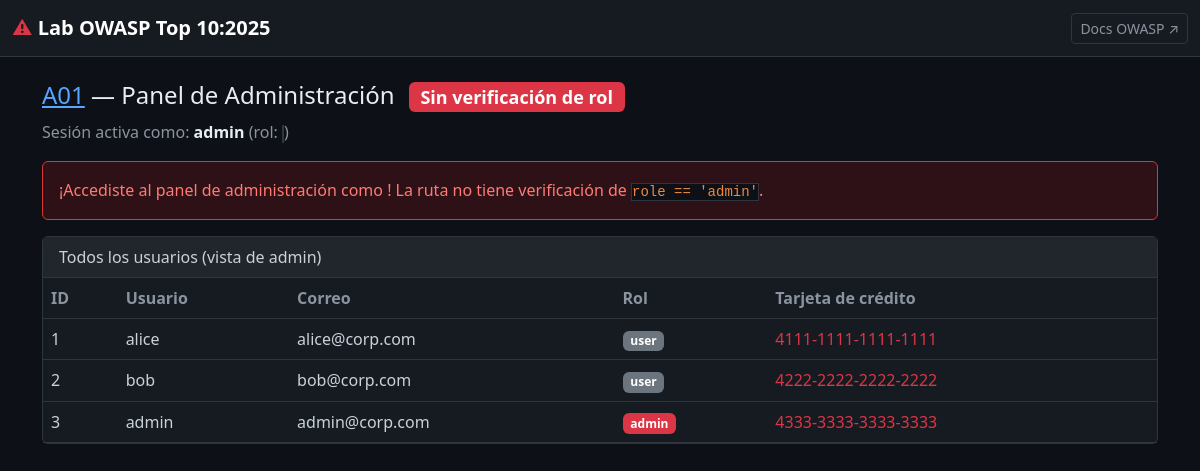
The app's page /a01/admin (signed in) with its own data.
### tables this page shows
CREATE TABLE a01_users (
            id INTEGER PRIMARY KEY,
            username TEXT,
            email TEXT,
            role TEXT DEFAULT 'user',
            credit_card TEXT
        );

### app/labs/a01_access_control.py (the view)
@a01.route('/admin')
def admin():
    db = get_db()
    if 'a01_user' not in session:
        return redirect(url_for('a01.login'))
    users = db.execute("SELECT * FROM a01_users").fetchall()
    return render_template('a01/admin.html', users=users,
                           current_user=session.get('a01_user'))

### app/database.py (called while the page is built)
def get_db():
    if 'db' not in g:
        g.db = sqlite3.connect(DB_PATH)
        g.db.row_factory = sqlite3.Row
    return g.db

### templates/a01/admin.html (shortened to what this page needs)
{% extends "base.html" %}
{% block content %}
<h4><a href="/a01/">A01</a> — Panel de Administración
  <span class="badge bg-danger ms-2">Sin verificación de rol</span>
</h4>
<p class="text-secondary">Sesión activa como: <strong>{{ current_user.username }}</strong>
  (rol: <code>{{ current_user.role }}</code>)</p>
<div class="alert alert-danger">
  ¡Accediste al panel de administración como <strong>{{ current_user.role }}</strong>!
  La ruta no tiene verificación de <code>role == 'admin'</code>.
</div>
<div class="card">
  <div class="card-header">Todos los usuarios (vista de admin)</div>
  <div class="card-body p-0">
    <table class="table table-dark mb-0">
      <thead><tr><th>ID</th><th>Usuario</th><th>Correo</th><th>Rol</th><th>Tarjeta de crédito</th></tr></thead>
      <tbody>
        {% for u in users %}
        <tr>
          <td>{{ u.id }}</td>
          <td>{{ u.username }}</td>
          <td>{{ u.email }}</td>
          <td><span class="badge bg-{{ 'danger' if u.role=='admin' else 'secondary' }}">{{ u.role }}</span></td>
          <td class="text-danger">{{ u.credit_card }}</td>
        </tr>
        {% endfor %}
      </tbody>
    </table>
  </div>
</div>
{% endblock %}

### templates/base.html (style rules this page uses)
:root { color-scheme: dark; }
body { background: #0d1117; color: #c9d1d9; }
h1,h2,h3,h4,h5,h6 { color: #e6edf3; }
p, li, td, th, label, .form-label, .form-check-label, .card-text, .card-title, .card-body { color: #c9d1d9; }
strong, b { color: #e6edf3; }
.text-secondary { color: #8b949e !important; }
a { color: #58a6ff; }
.card { background: #161b22; border: 1px solid #30363d; }
.card-header { background: #21262d; border-bottom: 1px solid #30363d; color: #c9d1d9; }
code, pre { background: #0d1117; color: #f0883e; border: 1px solid #30363d; }
::placeholder { color: #6e7681 !important; opacity: 1; }
.alert { border-width: 1px; }
.alert-danger { background: #2d1117; border-color: #da3633; color: #ff7b72; }
.table { color: #c9d1d9; border-color: #30363d; }
.table > :not(caption) > * > * { background-color: transparent; color: #c9d1d9; border-color: #30363d; }
.table thead th { color: #8b949e; border-color: #30363d; }
.table-dark { --bs-table-bg: #161b22; --bs-table-border-color: #30363d; --bs-table-striped-bg: #1c2128; --bs-table-hover-bg: #21262d; color: #c9d1d9; }

### records on screen
a01_users: id "1", username "alice", email "alice@corp.com", role "user", credit_card "4111-1111-1111-1111"
a01_users: id "2", username "bob", email "bob@corp.com", role "user", credit_card "4222-2222-2222-2222"
a01_users: id "3", username "admin", email "admin@corp.com", role "admin", credit_card "4333-3333-3333-3333"

### other values on screen
{{ current_user.username }} "admin"
